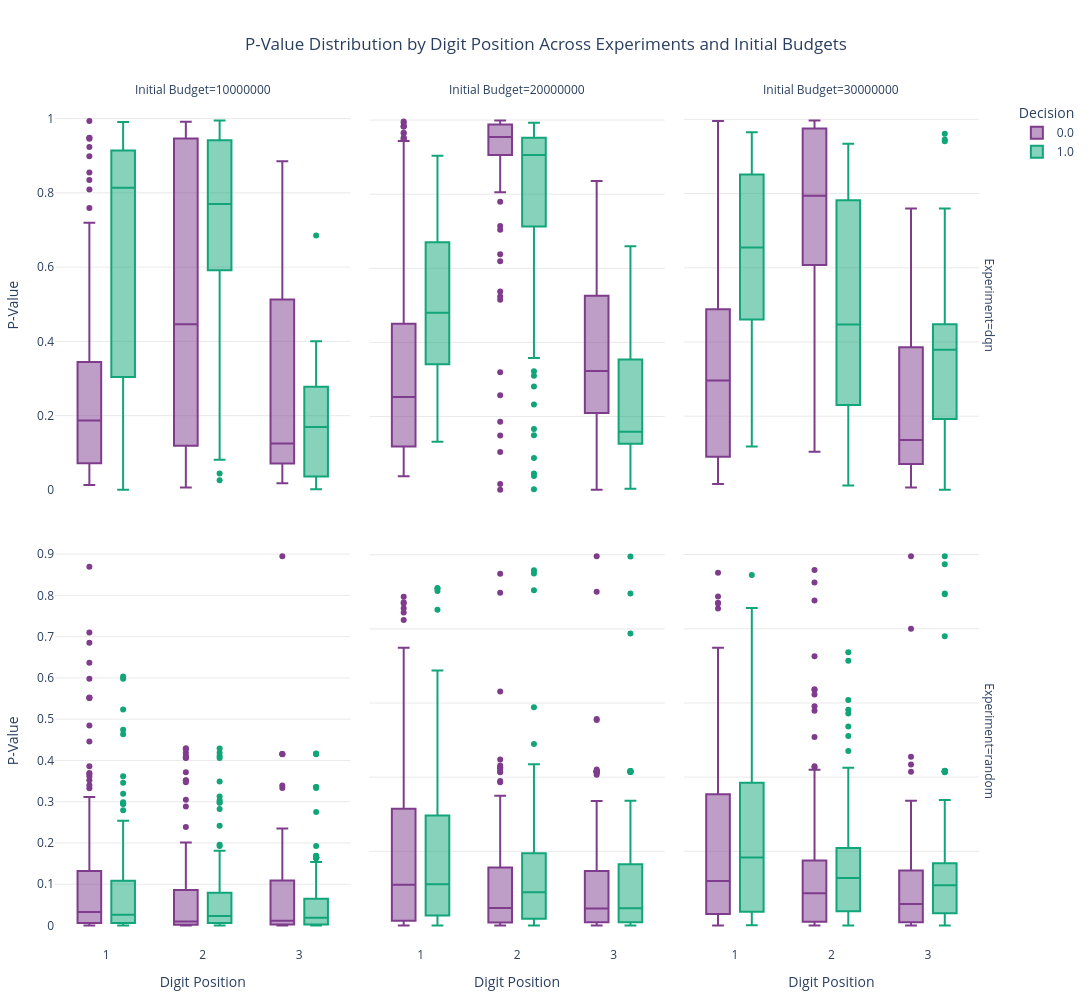

The code cell stored with this chart in its notebook:
### Code cell
import plotly.express as px

# Create the box plot with enhancements
fig = px.box(
    summary_df,
    x='digit_position',
    y='p_value',
    color='decision',
    facet_row='experiment',
    facet_col='initial_budget',
    title="P-Value Distribution by Digit Position Across Experiments and Initial Budgets",
    labels={
        "p_value": "P-Value",
        "digit_position": "Digit Position",
        "experiment": "Experiment",
        "initial_budget": "Initial Budget",
        "decision": "Decision"
    },
    color_discrete_sequence=px.colors.qualitative.Bold,
    #boxmode="overlay",  # Overlay boxes for direct comparison within each facet
    height=1000,
    width=1200
)

# Free each facet's Y-axis for better visibility across different scales
fig.update_yaxes(matches=None)

# Layout customization for improved readability
fig.update_layout(
    title_x=0.5,
    margin=dict(l=50, r=50, t=100, b=50),
    showlegend=True,
    boxgap=0.3,
    legend_title_text="Decision",
    plot_bgcolor="rgba(0, 0, 0, 0)"
)

# Customize hover template to make tooltips clear and informative
fig.update_traces(
    hovertemplate="<br>Digit Position: %{x}<br>P-Value: %{y}<br>Decision: %{color}"
)

# Show gridlines only for y-axis and adjust for clarity
fig.update_yaxes(showgrid=True, gridwidth=0.5, gridcolor="lightgrey")
fig.update_xaxes(showgrid=False)

# Display the enhanced chart
fig.show()

### Figure 1 — Plotly figure (JSON) as saved in the notebook; plotly's stock layout.template omitted (floating-point values rounded to 4 significant figures; data arrays with more than 128 entries replaced by an {"elided": "..."} marker saying what was removed)
{"data": [{"alignmentgroup": "True", "hovertemplate": "<br>Digit Position: %{x}<br>P-Value: %{y}<br>Decision: %{color}", "legendgroup": "0.0", "marker": {"color": "rgb(127, 60, 141)"}, "name": "0.0", "notched": false, "offsetgroup": "0.0", "orientation": "v", "showlegend": true, "type": "box", "x": {"elided": "348 int values"}, "x0": " ", "xaxis": "x4", "y": {"elided": "348 float values"}, "y0": " ", "yaxis": "y4"}, {"alignmentgroup": "True", "hovertemplate": "<br>Digit Position: %{x}<br>P-Value: %{y}<br>Decision: %{color}", "legendgroup": "0.0", "marker": {"color": "rgb(127, 60, 141)"}, "name": "0.0", "notched": false, "offsetgroup": "0.0", "orientation": "v", "showlegend": false, "type": "box", "x": {"elided": "429 int values"}, "x0": " ", "xaxis": "x5", "y": {"elided": "429 float values"}, "y0": " ", "yaxis": "y5"}, {"alignmentgroup": "True", "hovertemplate": "<br>Digit Position: %{x}<br>P-Value: %{y}<br>Decision: %{color}", "legendgroup": "0.0", "marker": {"color": "rgb(127, 60, 141)"}, "name": "0.0", "notched": false, "offsetgroup": "0.0", "orientation": "v", "showlegend": false, "type": "box", "x": {"elided": "363 int values"}, "x0": " ", "xaxis": "x6", "y": {"elided": "363 float values"}, "y0": " ", "yaxis": "y6"}, {"alignmentgroup": "True", "hovertemplate": "<br>Digit Position: %{x}<br>P-Value: %{y}<br>Decision: %{color}", "legendgroup": "0.0", "marker": {"color": "rgb(127, 60, 141)"}, "name": "0.0", "notched": false, "offsetgroup": "0.0", "orientation": "v", "showlegend": false, "type": "box", "x": {"elided": "426 int values"}, "x0": " ", "xaxis": "x", "y": {"elided": "426 float values"}, "y0": " ", "yaxis": "y"}, {"alignmentgroup": "True", "hovertemplate": "<br>Digit Position: %{x}<br>P-Value: %{y}<br>Decision: %{color}", "legendgroup": "0.0", "marker": {"color": "rgb(127, 60, 141)"}, "name": "0.0", "notched": false, "offsetgroup": "0.0", "orientation": "v", "showlegend": false, "type": "box", "x": {"elided": "426 int values"}, "x0": " ", "xaxis": "x2", "y": {"elided": "426 float values"}, "y0": " ", "yaxis": "y2"}, {"alignmentgroup": "True", "hovertemplate": "<br>Digit Position: %{x}<br>P-Value: %{y}<br>Decision: %{color}", "legendgroup": "0.0", "marker": {"color": "rgb(127, 60, 141)"}, "name": "0.0", "notched": false, "offsetgroup": "0.0", "orientation": "v", "showlegend": false, "type": "box", "x": {"elided": "426 int values"}, "x0": " ", "xaxis": "x3", "y": {"elided": "426 float values"}, "y0": " ", "yaxis": "y3"}, {"alignmentgroup": "True", "hovertemplate": "<br>Digit Position: %{x}<br>P-Value: %{y}<br>Decision: %{color}", "legendgroup": "1.0", "marker": {"color": "rgb(17, 165, 121)"}, "name": "1.0", "notched": false, "offsetgroup": "1.0", "orientation": "v", "showlegend": true, "type": "box", "x": {"elided": "348 int values"}, "x0": " ", "xaxis": "x4", "y": {"elided": "348 float values"}, "y0": " ", "yaxis": "y4"}, {"alignmentgroup": "True", "hovertemplate": "<br>Digit Position: %{x}<br>P-Value: %{y}<br>Decision: %{color}", "legendgroup": "1.0", "marker": {"color": "rgb(17, 165, 121)"}, "name": "1.0", "notched": false, "offsetgroup": "1.0", "orientation": "v", "showlegend": false, "type": "box", "x": {"elided": "429 int values"}, "x0": " ", "xaxis": "x5", "y": {"elided": "429 float values"}, "y0": " ", "yaxis": "y5"}, {"alignmentgroup": "True", "hovertemplate": "<br>Digit Position: %{x}<br>P-Value: %{y}<br>Decision: %{color}", "legendgroup": "1.0", "marker": {"color": "rgb(17, 165, 121)"}, "name": "1.0", "notched": false, "offsetgroup": "1.0", "orientation": "v", "showlegend": false, "type": "box", "x": {"elided": "363 int values"}, "x0": " ", "xaxis": "x6", "y": {"elided": "363 float values"}, "y0": " ", "yaxis": "y6"}, {"alignmentgroup": "True", "hovertemplate": "<br>Digit Position: %{x}<br>P-Value: %{y}<br>Decision: %{color}", "legendgroup": "1.0", "marker": {"color": "rgb(17, 165, 121)"}, "name": "1.0", "notched": false, "offsetgroup": "1.0", "orientation": "v", "showlegend": false, "type": "box", "x": {"elided": "426 int values"}, "x0": " ", "xaxis": "x", "y": {"elided": "426 float values"}, "y0": " ", "yaxis": "y"}, {"alignmentgroup": "True", "hovertemplate": "<br>Digit Position: %{x}<br>P-Value: %{y}<br>Decision: %{color}", "legendgroup": "1.0", "marker": {"color": "rgb(17, 165, 121)"}, "name": "1.0", "notched": false, "offsetgroup": "1.0", "orientation": "v", "showlegend": false, "type": "box", "x": {"elided": "426 int values"}, "x0": " ", "xaxis": "x2", "y": {"elided": "426 float values"}, "y0": " ", "yaxis": "y2"}, {"alignmentgroup": "True", "hovertemplate": "<br>Digit Position: %{x}<br>P-Value: %{y}<br>Decision: %{color}", "legendgroup": "1.0", "marker": {"color": "rgb(17, 165, 121)"}, "name": "1.0", "notched": false, "offsetgroup": "1.0", "orientation": "v", "showlegend": false, "type": "box", "x": {"elided": "426 int values"}, "x0": " ", "xaxis": "x3", "y": {"elided": "426 float values"}, "y0": " ", "yaxis": "y3"}], "layout": {"annotations": [{"font": {}, "showarrow": false, "text": "Initial Budget=10000000", "x": 0.1567, "xanchor": "center", "xref": "paper", "y": 1, "yanchor": "bottom", "yref": "paper"}, {"font": {}, "showarrow": false, "text": "Initial Budget=20000000", "x": 0.49, "xanchor": "center", "xref": "paper", "y": 1, "yanchor": "bottom", "yref": "paper"}, {"font": {}, "showarrow": false, "text": "Initial Budget=30000000", "x": 0.8233, "xanchor": "center", "xref": "paper", "y": 1, "yanchor": "bottom", "yref": "paper"}, {"font": {}, "showarrow": false, "text": "Experiment=random", "textangle": 90, "x": 0.98, "xanchor": "left", "xref": "paper", "y": 0.2425, "yanchor": "middle", "yref": "paper"}, {"font": {}, "showarrow": false, "text": "Experiment=dqn", "textangle": 90, "x": 0.98, "xanchor": "left", "xref": "paper", "y": 0.7575, "yanchor": "middle", "yref": "paper"}], "boxgap": 0.3, "boxmode": "group", "height": 1000, "legend": {"title": {"text": "Decision"}, "tracegroupgap": 0}, "margin": {"b": 50, "l": 50, "r": 50, "t": 100}, "plot_bgcolor": "rgba(0, 0, 0, 0)", "showlegend": true, "title": {"text": "P-Value Distribution by Digit Position Across Experiments and Initial Budgets", "x": 0.5}, "width": 1200, "xaxis": {"anchor": "y", "domain": [0, 0.3133], "showgrid": false, "title": {"text": "Digit Position"}}, "xaxis2": {"anchor": "y2", "domain": [0.3333, 0.6467], "matches": "x", "showgrid": false, "title": {"text": "Digit Position"}}, "xaxis3": {"anchor": "y3", "domain": [0.6667, 0.98], "matches": "x", "showgrid": false, "title": {"text": "Digit Position"}}, "xaxis4": {"anchor": "y4", "domain": [0, 0.3133], "matches": "x", "showgrid": false, "showticklabels": false}, "xaxis5": {"anchor": "y5", "domain": [0.3333, 0.6467], "matches": "x", "showgrid": false, "showticklabels": false}, "xaxis6": {"anchor": "y6", "domain": [0.6667, 0.98], "matches": "x", "showgrid": false, "showticklabels": false}, "yaxis": {"anchor": "x", "domain": [0, 0.485], "gridcolor": "lightgrey", "gridwidth": 0.5, "showgrid": true, "title": {"text": "P-Value"}}, "yaxis2": {"anchor": "x2", "domain": [0, 0.485], "gridcolor": "lightgrey", "gridwidth": 0.5, "showgrid": true, "showticklabels": false}, "yaxis3": {"anchor": "x3", "domain": [0, 0.485], "gridcolor": "lightgrey", "gridwidth": 0.5, "showgrid": true, "showticklabels": false}, "yaxis4": {"anchor": "x4", "domain": [0.515, 1], "gridcolor": "lightgrey", "gridwidth": 0.5, "showgrid": true, "title": {"text": "P-Value"}}, "yaxis5": {"anchor": "x5", "domain": [0.515, 1], "gridcolor": "lightgrey", "gridwidth": 0.5, "showgrid": true, "showticklabels": false}, "yaxis6": {"anchor": "x6", "domain": [0.515, 1], "gridcolor": "lightgrey", "gridwidth": 0.5, "showgrid": true, "showticklabels": false}}}
